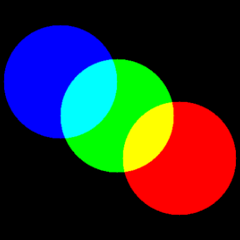
#> input picture bgr.png, 240 x 240 px
$ python exo2.py
#> lines starting #> are read from the running program, lines starting #| are printed output that depends on the picture
import cv2
import numpy as np
import matplotlib.pyplot as plt
from matplotlib import gridspec

img = cv2.imread('bgr.png')
#> img is the input picture: shape (240, 240, 3); mean B, G, R 44.6, 44.7, 44.6

cv2.imshow('RGB Image', img)
key = cv2.waitKey(0)
#> (key Esc is pressed here)
if key == 27:
    cv2.destroyAllWindows()

blues = img[:, :, 0]
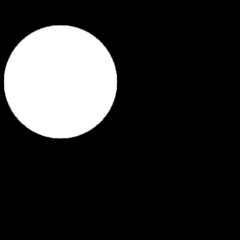
#> blues: shape (240, 240); min 0, max 255, mean 44.6
greens = img[:, :, 1]
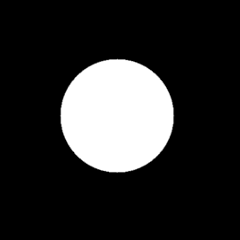
#> greens: shape (240, 240); min 0, max 255, mean 44.7
reds = img[:, :, 2]

cv2.imshow('RGB Blues', blues)
cv2.imshow('RGB Greens', greens)
cv2.imshow('RGB Reds', reds)

key = cv2.waitKey(0)
#> (key Esc is pressed here)

shape = img.shape[0]
#> shape = 240
new_filter = np.zeros(shape=[shape, shape])

blue_filter = np.dstack((img[:, :, 0], new_filter, new_filter))
green_filter = np.dstack((new_filter, img[:, :, 1], new_filter))
red_filter = np.dstack((new_filter, new_filter, img[:, :, 2]))

cv2.imshow("Only blue", blue_filter)
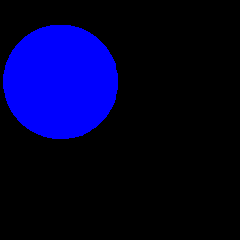
#> window 'Only blue': shape (240, 240, 3); mean B, G, R 45.9, 0, 0
cv2.imshow("Only green", green_filter)
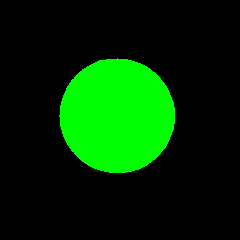
#> window 'Only green': shape (240, 240, 3); mean B, G, R 0, 46.1, 0
cv2.imshow("Only red", red_filter)
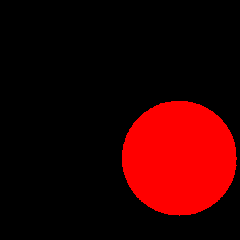
#> window 'Only red': shape (240, 240, 3); mean B, G, R 0, 0, 45.9

key = cv2.waitKey(0)
#> (key Esc is pressed here)

added_image_rg = cv2.add(red_filter, green_filter)

cv2.imshow("added red green", added_image_rg)
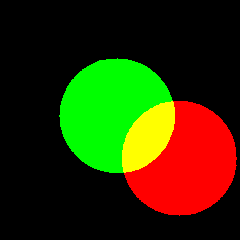
#> window 'added red green': shape (240, 240, 3); mean B, G, R 0, 46.1, 45.9

added_image_final = cv2.add(added_image_rg, blue_filter)

cv2.imshow("added final", added_image_final)
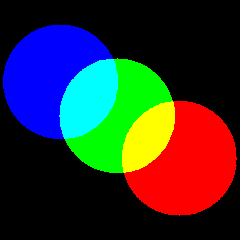
#> window 'added final': shape (240, 240, 3); mean B, G, R 45.9, 46.1, 45.9


key = cv2.waitKey(0)
#> (key Esc is pressed here)

if key == 27:
    cv2.destroyAllWindows()
cv2.destroyAllWindows()
